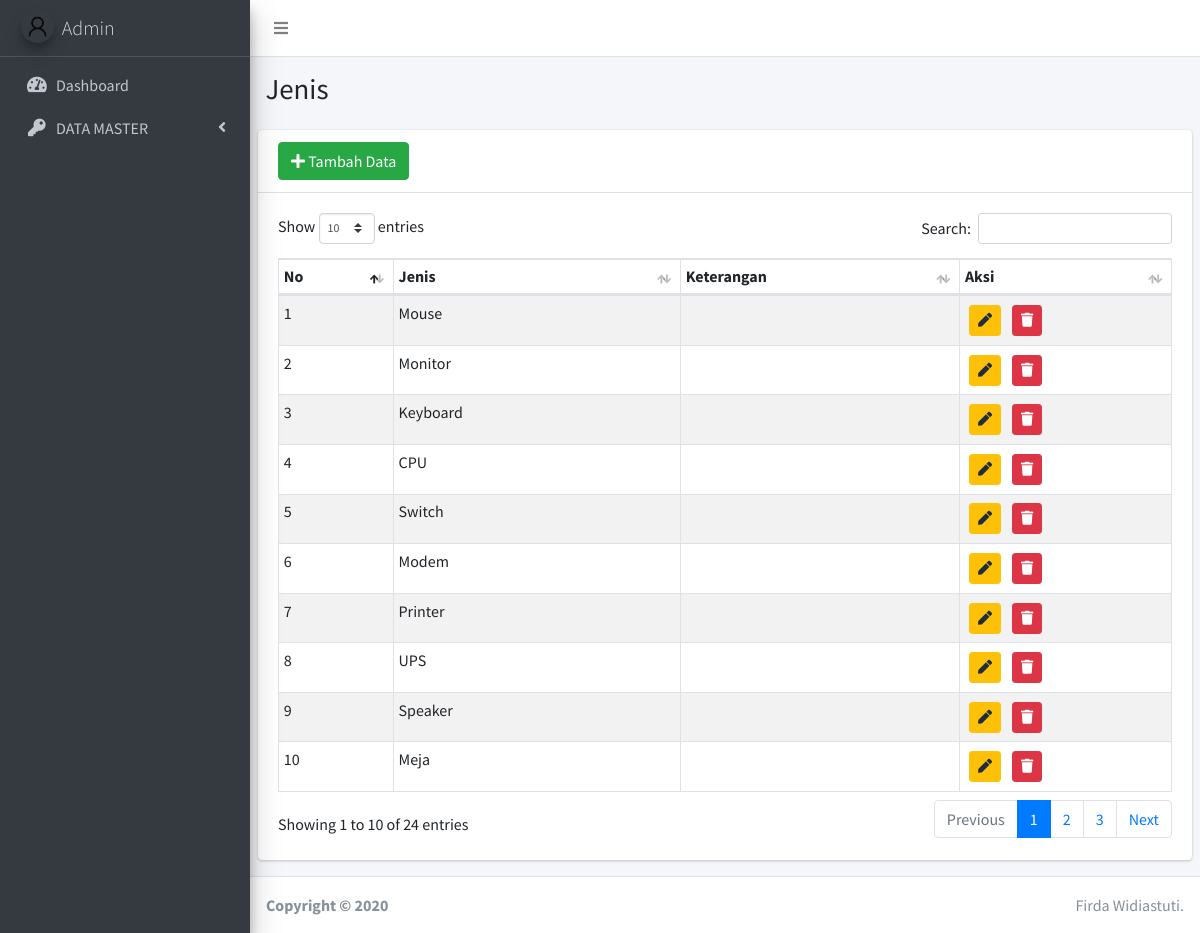
/index.php/jenis, run on the app's committed database.
### tables this page shows
CREATE TABLE `jenis` (
  `id_jenis` int(11) NOT NULL,
  `jenis` varchar(150) NOT NULL,
  `ket_jenis` text NOT NULL
);

### application/helpers/page_template_helper.php (called while the page is built, shortened)
<?php
if (!function_exists('element')) {
    function admin_page($template, $data = null)
    {
        $ci = &get_instance();
        $data['view'] = $ci->load->view($template, $data, true);
    }
}

### application/modules/jenis/controllers/Jenis.php (called while the page is built, shortened)
<?php
class Jenis extends MY_Controller
{
	public function index()
	{
		$data['title'] = "Jenis";
		$data['jenis'] = $this->db->get('jenis')->result();
		admin_page('index', $data);
	}
}

### index.php (called while the page is built, shortened)
<?php
require_once BASEPATH.'core/CodeIgniter.php';

### application/modules/jenis/views/index.php (the view, shortened to what this page needs)
<section class="content-header">
	<div class="container-fluid">
		<div class="row mb-2">
			<div class="col-sm-6">
				<h1>Jenis</h1>
			</div>
		</div>
	</div>
</section>
<section class="content">
	<div class="row">
		<div class="col-12">
			<div class="card">
				<div class="card-header">
					<a href="<?= site_url('jenis/tambah') ?>" class="btn btn-success"><i class="fas fa-plus"></i> Tambah Data</a>
				</div>
				<div class="card-body">
					<div class="table-responsive">
						<table id="example1" class="table table-sm table-bordered table-striped" style="width: 100%">
							<thead>
								<tr>
									<th>No</th>
									<th>Jenis</th>
									<th>Keterangan</th>
									<th>Aksi</th>
								</tr>
							</thead>
							<tbody>
								<?php $i = 1;
								foreach ($jenis as $row) { ?>
									<tr>
										<td><?= $i++ ?></td>
										<td><?= $row->jenis ?></td>
										<td><?= $row->ket_jenis ?></td>
										<td>
											<a href="<?= site_url('jenis/edit/') . $row->id_jenis ?>" class="btn btn-sm btn-warning m-1"><i class="fas fa-pen"></i></a>
											<button type="button" data-toggle="modal" data-target="#hapus<?= $row->id_jenis ?>" class="btn btn-sm btn-danger m-1"><i class="fas fa-trash"></i></button>
										</td>
									</tr>
								<?php } ?>
							</tbody>
						</table>
					</div>
				</div>
			</div>
		</div>
	</div>
</section>

### data on the page
jenis: jenis "Mouse"
jenis: jenis "Monitor"
jenis: jenis "Keyboard"
jenis: jenis "CPU"
jenis: jenis "Switch"
jenis: jenis "Modem"
jenis: jenis "Printer"
jenis: jenis "UPS"
jenis: jenis "Speaker"
jenis: jenis "Meja"
